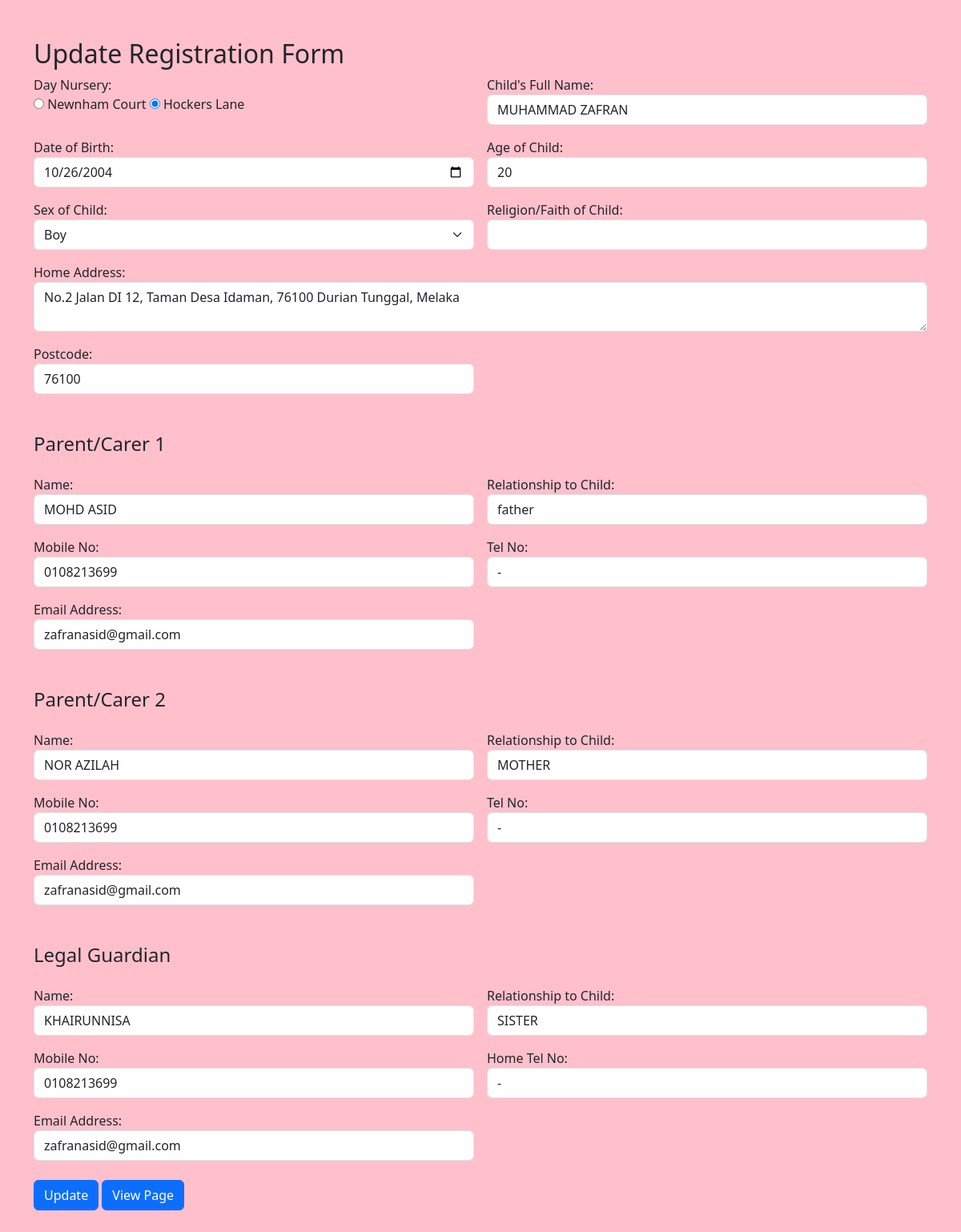
Page /update.php?id=1 on the committed database.
### tables this page shows
CREATE TABLE `registration` (
  `id` int(11) NOT NULL,
  `day_nursery` varchar(50) NOT NULL,
  `child_full_name` varchar(255) NOT NULL,
  `date_of_birth` date NOT NULL,
  `age_of_child` int(2) DEFAULT NULL,
  `sex_of_child` enum('Boy','Girl') NOT NULL,
  `religion_faith` varchar(100) DEFAULT NULL,
  `home_address` text NOT NULL,
  `postcode` varchar(10) DEFAULT NULL,
  `parent1_name` varchar(255) DEFAULT NULL,
  `parent1_relationship` varchar(100) DEFAULT NULL,
  `parent1_mobile` varchar(15) DEFAULT NULL,
  `parent1_tel` varchar(15) DEFAULT NULL,
  `parent1_email` varchar(255) DEFAULT NULL,
  `parent2_name` varchar(255) DEFAULT NULL,
  `parent2_relationship` varchar(100) DEFAULT NULL,
  `parent2_mobile` varchar(15) DEFAULT NULL,
  `parent2_tel` varchar(15) DEFAULT NULL,
  `parent2_email` varchar(255) DEFAULT NULL,
  `legal_guardian` varchar(255) DEFAULT NULL,
  `guardian_relationship` varchar(100) DEFAULT NULL,
  `guardian_mobile` varchar(15) DEFAULT NULL,
  `home_tel` varchar(15) DEFAULT NULL,
  `email_address` varchar(255) DEFAULT NULL
);

### update.php (the view, shortened to what this page needs)
<?php
include('connect.php');
$id = $_GET['id'];
$sql = "SELECT * FROM registration WHERE id=$id";
$result = mysqli_query($conn, $sql);
$row = mysqli_fetch_assoc($result);
?>
<!DOCTYPE html>
<html lang="en">
<head>
    <link href="https://cdn.jsdelivr.net/npm/bootstrap@5.3.0-alpha1/dist/css/bootstrap.min.css" rel="stylesheet">
</head>
<body class="container my-5">
    <h2>Update Registration Form</h2>
    <form method="POST" action="update.php?id=<?php echo $id; ?>" class="row g-3">
        <div class="col-md-6">
            <label>Day Nursery:</label><br>
            <input type="radio" name="day_nursery" value="Newnham Court" <?php echo ($row['day_nursery'] == 'Newnham Court') ? 'checked' : ''; ?> required> Newnham Court
            <input type="radio" name="day_nursery" value="Hockers Lane" <?php echo ($row['day_nursery'] == 'Hockers Lane') ? 'checked' : ''; ?> required> Hockers Lane
        </div>
        <div class="col-md-6">
            <label>Child's Full Name:</label>
            <input type="text" class="form-control" name="child_full_name" value="<?php echo $row['child_full_name']; ?>" required>
        </div>
        <div class="col-md-6">
            <label>Date of Birth:</label>
            <input type="date" class="form-control" name="date_of_birth" value="<?php echo $row['date_of_birth']; ?>" required>
        </div>
        <div class="col-md-6">
            <label>Age of Child:</label>
            <input type="number" class="form-control" name="age_of_child" value="<?php echo $row['age_of_child']; ?>" required>
        </div>
        <div class="col-md-6">
            <label>Sex of Child:</label>
            <select name="sex_of_child" class="form-select" required>
                <option value="Boy" <?php echo ($row['sex_of_child'] == 'Boy') ? 'selected' : ''; ?>>Boy</option>
            </select>
        </div>
        <div class="col-md-6">
            <label>Religion/Faith of Child:</label>
            <input type="text" class="form-control" name="religion_faith" value="<?php echo $row['religion_faith']; ?>">
        </div>
        <div class="col-12">
            <label>Home Address:</label>
            <textarea name="home_address" class="form-control" required><?php echo $row['home_address']; ?></textarea>
        </div>
        <div class="col-md-6">
            <label>Postcode:</label>
            <input type="text" class="form-control" name="postcode" value="<?php echo $row['postcode']; ?>" required>
        </div>
        <h4 class="col-12 mt-5">Parent/Carer 1</h4>
        <div class="col-md-6">
            <label>Name:</label>
            <input type="text" class="form-control" name="parent1_name" value="<?php echo $row['parent1_name']; ?>">
        </div>
        <div class="col-md-6">
            <label>Relationship to Child:</label>
            <input type="text" class="form-control" name="parent1_relationship" value="<?php echo $row['parent1_relationship']; ?>">
        </div>
        <div class="col-md-6">
            <label>Mobile No:</label>
            <input type="text" class="form-control" name="parent1_mobile" value="<?php echo $row['parent1_mobile']; ?>">
        </div>
        <div class="col-md-6">
            <label>Tel No:</label>
            <input type="text" class="form-control" name="parent1_tel" value="<?php echo $row['parent1_tel']; ?>">
        </div>
        <div class="col-md-6">
            <label>Email Address:</label>
            <input type="email" class="form-control" name="parent1_email" value="<?php echo $row['parent1_email']; ?>">
        </div>
        <h4 class="col-12 mt-5">Parent/Carer 2</h4>
        <div class="col-md-6">
            <label>Name:</label>
            <input type="text" class="form-control" name="parent2_name" value="<?php echo $row['parent2_name']; ?>">
        </div>
        <div class="col-md-6">
            <label>Relationship to Child:</label>
            <input type="text" class="form-control" name="parent2_relationship" value="<?php echo $row['parent2_relationship']; ?>">
        </div>
        <div class="col-md-6">
            <label>Mobile No:</label>
            <input type="text" class="form-control" name="parent2_mobile" value="<?php echo $row['parent2_mobile']; ?>">
        </div>
        <div class="col-md-6">
            <label>Tel No:</label>
            <input type="text" class="form-control" name="parent2_tel" value="<?php echo $row['parent2_tel']; ?>">
        </div>
        <div class="col-md-6">
            <label>Email Address:</label>
            <input type="email" class="form-control" name="parent2_email" value="<?php echo $row['parent2_email']; ?>">
        </div>
        <h4 class="col-12 mt-5">Legal Guardian</h4>
        <div class="col-md-6">
            <label>Name:</label>
            <input type="text" class="form-control" name="legal_guardian" value="<?php echo $row['legal_guardian']; ?>">
        </div>
        <div class="col-md-6">
            <label>Relationship to Child:</label>
            <input type="text" class="form-control" name="guardian_relationship" value="<?php echo $row['guardian_relationship']; ?>">
        </div>
        <div class="col-md-6">
            <label>Mobile No:</label>
            <input type="text" class="form-control" name="guardian_mobile" value="<?php echo $row['guardian_mobile']; ?>">
        </div>
        <div class="col-md-6">
            <label>Home Tel No:</label>
            <input type="text" class="form-control" name="home_tel" value="<?php echo $row['home_tel']; ?>">
        </div>
        <div class="col-md-6">
            <label>Email Address:</label>
            <input type="email" class="form-control" name="email_address" value="<?php echo $row['email_address']; ?>">
        </div>
        <div class="col-12 mt-4">
            <button type="submit" name="update" class="btn btn-primary">Update</button>
            <a href="view.php" class="btn btn-primary">View Page</a>
        </div>
    </form>
</body>
</html>

### update.php (style rules this page uses)
body { background-color: pink; }

### rows in the picture
registration: day_nursery "☑", child_full_name "MUHAMMAD ZAFRAN", date_of_birth "10/26/2004", age_of_child "20", sex_of_child "Boy", home_address "No.2 Jalan DI 12, Taman Desa Idaman, 76100 Durian Tunggal, Melaka", postcode "76100", parent1_name "MOHD ASID", parent1_relationship "father", parent1_mobile "0108213699", parent1_tel "-", parent1_email "zafranasid@gmail.com", parent2_name "NOR AZILAH", parent2_relationship "MOTHER", parent2_mobile "0108213699", parent2_tel "-", parent2_email "zafranasid@gmail.com", legal_guardian "KHAIRUNNISA", guardian_relationship "SISTER", guardian_mobile "0108213699", home_tel "-", email_address "zafranasid@gmail.com"
